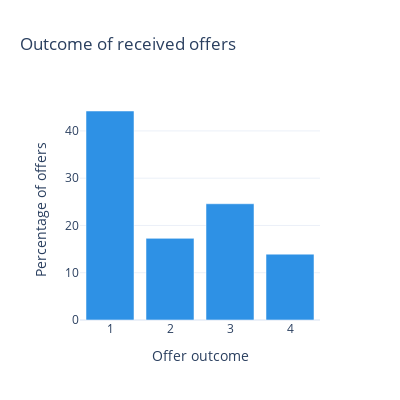

Source (notebook cell):
### Code cell
# Plot percentage for each outcome state
fig = px.bar(outcome_df, x=outcome_df.index, y='percentage', width=400, height=400, title='Outcome of received offers', 
            labels={'outcome': 'Offer outcome',
                     'percentage': 'Percentage of offers'}, template = 'plotly_white', color_discrete_sequence=px.colors.qualitative.Dark24)
fig.update_layout(showlegend=True)
fig.show()

### Figure 1 — Plotly figure (JSON) as saved in the notebook; plotly's stock layout.template omitted (floating-point values rounded to 4 significant figures)
{"data": [{"alignmentgroup": "True", "hovertemplate": "Offer outcome=%{x}<br>Percentage of offers=%{y}<extra></extra>", "legendgroup": "", "marker": {"color": "#2E91E5", "pattern": {"shape": ""}}, "name": "", "offsetgroup": "", "orientation": "v", "showlegend": false, "textposition": "auto", "type": "bar", "x": [1, 2, 3, 4], "xaxis": "x", "y": [44.21, 17.27, 24.59, 13.93], "yaxis": "y"}], "layout": {"barmode": "relative", "height": 400, "legend": {"tracegroupgap": 0}, "showlegend": true, "title": {"text": "Outcome of received offers"}, "width": 400, "xaxis": {"anchor": "y", "domain": [0, 1], "title": {"text": "Offer outcome"}}, "yaxis": {"anchor": "x", "domain": [0, 1], "title": {"text": "Percentage of offers"}}}}
